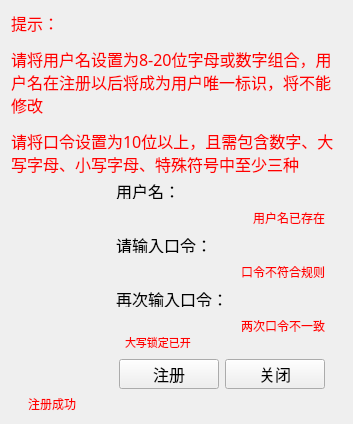
<?xml version="1.0" encoding="UTF-8"?>
<ui version="4.0">
 <class>UserRegisterWidget</class>
 <widget class="QWidget" name="UserRegisterWidget">
  <property name="geometry">
   <rect>
    <x>0</x>
    <y>0</y>
    <width>353</width>
    <height>424</height>
   </rect>
  </property>
  <property name="windowTitle">
   <string>UserRegisterWidget</string>
  </property>
  <layout class="QHBoxLayout" name="horizontalLayout">
   <item>
    <layout class="QVBoxLayout" name="verticalLayout_3">
     <item>
      <spacer name="verticalSpacer_4">
       <property name="orientation">
        <enum>Qt::Vertical</enum>
       </property>
       <property name="sizeHint" stdset="0">
        <size>
         <width>20</width>
         <height>40</height>
        </size>
       </property>
      </spacer>
     </item>
     <item>
      <layout class="QHBoxLayout" name="horizontalLayout_8">
       <item>
        <layout class="QVBoxLayout" name="verticalLayout_5">
         <item>
          <widget class="QLabel" name="label_2">
           <property name="font">
            <font>
             <family>楷体</family>
             <pointsize>12</pointsize>
            </font>
           </property>
           <property name="text">
            <string>&lt;html&gt;&lt;head/&gt;&lt;body&gt;&lt;p&gt;&lt;span style=&quot; color:#ff0000;&quot;&gt;提示：&lt;/span&gt;&lt;/p&gt;&lt;p&gt;&lt;span style=&quot; color:#ff0000;&quot;&gt;请将用户名设置为8-20位字母或数字组合，用户名在注册以后将成为用户唯一标识，将不能修改&lt;/span&gt;&lt;/p&gt;&lt;p&gt;&lt;span style=&quot; color:#ff0000;&quot;&gt;请将口令设置为10位以上，且需包含数字、大写字母、小写字母、特殊符号中至少三种&lt;/span&gt;&lt;/p&gt;&lt;/body&gt;&lt;/html&gt;</string>
           </property>
           <property name="wordWrap">
            <bool>true</bool>
           </property>
          </widget>
         </item>
        </layout>
       </item>
      </layout>
     </item>
     <item>
      <layout class="QHBoxLayout" name="horizontalLayout_10"/>
     </item>
     <item>
      <spacer name="verticalSpacer_3">
       <property name="orientation">
        <enum>Qt::Vertical</enum>
       </property>
       <property name="sizeHint" stdset="0">
        <size>
         <width>20</width>
         <height>40</height>
        </size>
       </property>
      </spacer>
     </item>
     <item>
      <layout class="QHBoxLayout" name="horizontalLayout_7">
       <item>
        <spacer name="horizontalSpacer_2">
         <property name="orientation">
          <enum>Qt::Horizontal</enum>
         </property>
         <property name="sizeHint" stdset="0">
          <size>
           <width>40</width>
           <height>20</height>
          </size>
         </property>
        </spacer>
       </item>
       <item>
        <layout class="QVBoxLayout" name="verticalLayout_2">
         <item>
          <layout class="QVBoxLayout" name="verticalLayout">
           <property name="spacing">
            <number>0</number>
           </property>
           <item>
            <layout class="QVBoxLayout" name="verticalLayout_6">
             <property name="spacing">
              <number>10</number>
             </property>
             <item>
              <layout class="QHBoxLayout" name="horizontalLayout_2">
               <item>
                <widget class="QLabel" name="label_3">
                 <property name="minimumSize">
                  <size>
                   <width>120</width>
                   <height>0</height>
                  </size>
                 </property>
                 <property name="maximumSize">
                  <size>
                   <width>72</width>
                   <height>16777215</height>
                  </size>
                 </property>
                 <property name="font">
                  <font>
                   <family>楷体</family>
                   <pointsize>12</pointsize>
                  </font>
                 </property>
                 <property name="text">
                  <string>用户名：</string>
                 </property>
                </widget>
               </item>
               <item>
                <layout class="QHBoxLayout" name="username_lineEdit_again_horizontalLayout"/>
               </item>
              </layout>
             </item>
             <item>
              <layout class="QHBoxLayout" name="horizontalLayout_12">
               <item>
                <spacer name="horizontalSpacer_6">
                 <property name="orientation">
                  <enum>Qt::Horizontal</enum>
                 </property>
                 <property name="sizeHint" stdset="0">
                  <size>
                   <width>120</width>
                   <height>20</height>
                  </size>
                 </property>
                </spacer>
               </item>
               <item>
                <widget class="QLabel" name="username_notice_label">
                 <property name="text">
                  <string>&lt;html&gt;&lt;head/&gt;&lt;body&gt;&lt;p&gt;&lt;span style=&quot; color:#ff0000;&quot;&gt;用户名已存在&lt;/span&gt;&lt;/p&gt;&lt;/body&gt;&lt;/html&gt;</string>
                 </property>
                </widget>
               </item>
              </layout>
             </item>
             <item>
              <layout class="QHBoxLayout" name="horizontalLayout_4">
               <item>
                <widget class="QLabel" name="label_7">
                 <property name="minimumSize">
                  <size>
                   <width>120</width>
                   <height>0</height>
                  </size>
                 </property>
                 <property name="maximumSize">
                  <size>
                   <width>120</width>
                   <height>16777215</height>
                  </size>
                 </property>
                 <property name="font">
                  <font>
                   <family>楷体</family>
                   <pointsize>12</pointsize>
                  </font>
                 </property>
                 <property name="text">
                  <string>请输入口令：</string>
                 </property>
                </widget>
               </item>
               <item>
                <layout class="QHBoxLayout" name="password1_lineEdit_horizontalLayout"/>
               </item>
              </layout>
             </item>
             <item>
              <layout class="QHBoxLayout" name="horizontalLayout_13">
               <item>
                <spacer name="horizontalSpacer_7">
                 <property name="orientation">
                  <enum>Qt::Horizontal</enum>
                 </property>
                 <property name="sizeHint" stdset="0">
                  <size>
                   <width>120</width>
                   <height>20</height>
                  </size>
                 </property>
                </spacer>
               </item>
               <item>
                <widget class="QLabel" name="password1_notice_label">
                 <property name="text">
                  <string>&lt;html&gt;&lt;head/&gt;&lt;body&gt;&lt;p&gt;&lt;span style=&quot; color:#ff0000;&quot;&gt;口令不符合规则&lt;/span&gt;&lt;/p&gt;&lt;/body&gt;&lt;/html&gt;</string>
                 </property>
                </widget>
               </item>
              </layout>
             </item>
             <item>
              <layout class="QHBoxLayout" name="horizontalLayout_5">
               <item>
                <widget class="QLabel" name="label_5">
                 <property name="minimumSize">
                  <size>
                   <width>120</width>
                   <height>0</height>
                  </size>
                 </property>
                 <property name="maximumSize">
                  <size>
                   <width>120</width>
                   <height>16777215</height>
                  </size>
                 </property>
                 <property name="font">
                  <font>
                   <family>楷体</family>
                   <pointsize>12</pointsize>
                  </font>
                 </property>
                 <property name="text">
                  <string>再次输入口令：</string>
                 </property>
                </widget>
               </item>
               <item>
                <layout class="QHBoxLayout" name="password2_lineEdit_horizontalLayout"/>
               </item>
              </layout>
             </item>
             <item>
              <layout class="QHBoxLayout" name="horizontalLayout_14">
               <item>
                <spacer name="horizontalSpacer_8">
                 <property name="orientation">
                  <enum>Qt::Horizontal</enum>
                 </property>
                 <property name="sizeHint" stdset="0">
                  <size>
                   <width>120</width>
                   <height>20</height>
                  </size>
                 </property>
                </spacer>
               </item>
               <item>
                <widget class="QLabel" name="password2_notice_label">
                 <property name="text">
                  <string>&lt;html&gt;&lt;head/&gt;&lt;body&gt;&lt;p&gt;&lt;span style=&quot; color:#ff0000;&quot;&gt;两次口令不一致&lt;/span&gt;&lt;/p&gt;&lt;/body&gt;&lt;/html&gt;</string>
                 </property>
                </widget>
               </item>
              </layout>
             </item>
            </layout>
           </item>
           <item>
            <layout class="QHBoxLayout" name="horizontalLayout_11">
             <item>
              <spacer name="horizontalSpacer_5">
               <property name="orientation">
                <enum>Qt::Horizontal</enum>
               </property>
               <property name="sizeHint" stdset="0">
                <size>
                 <width>120</width>
                 <height>20</height>
                </size>
               </property>
              </spacer>
             </item>
             <item>
              <widget class="QLabel" name="caps_notice_label">
               <property name="minimumSize">
                <size>
                 <width>200</width>
                 <height>0</height>
                </size>
               </property>
               <property name="text">
                <string>&lt;html&gt;&lt;head/&gt;&lt;body&gt;&lt;p&gt;&lt;span style=&quot; font-size:8pt; color:#ff0000;&quot;&gt;大写锁定已开&lt;/span&gt;&lt;/p&gt;&lt;/body&gt;&lt;/html&gt;</string>
               </property>
              </widget>
             </item>
            </layout>
           </item>
          </layout>
         </item>
         <item>
          <spacer name="verticalSpacer">
           <property name="orientation">
            <enum>Qt::Vertical</enum>
           </property>
           <property name="sizeHint" stdset="0">
            <size>
             <width>20</width>
             <height>40</height>
            </size>
           </property>
          </spacer>
         </item>
         <item>
          <layout class="QHBoxLayout" name="horizontalLayout_6">
           <item>
            <spacer name="horizontalSpacer">
             <property name="orientation">
              <enum>Qt::Horizontal</enum>
             </property>
             <property name="sizeHint" stdset="0">
              <size>
               <width>40</width>
               <height>20</height>
              </size>
             </property>
            </spacer>
           </item>
           <item>
            <widget class="QPushButton" name="register_pushButton">
             <property name="minimumSize">
              <size>
               <width>100</width>
               <height>30</height>
              </size>
             </property>
             <property name="font">
              <font>
               <family>楷体</family>
               <pointsize>12</pointsize>
              </font>
             </property>
             <property name="text">
              <string>注册</string>
             </property>
            </widget>
           </item>
           <item>
            <widget class="QPushButton" name="close_pushButton">
             <property name="minimumSize">
              <size>
               <width>100</width>
               <height>30</height>
              </size>
             </property>
             <property name="font">
              <font>
               <family>楷体</family>
               <pointsize>12</pointsize>
              </font>
             </property>
             <property name="text">
              <string>关闭</string>
             </property>
            </widget>
           </item>
          </layout>
         </item>
         <item>
          <widget class="QLabel" name="registerresult_label">
           <property name="text">
            <string>&lt;html&gt;&lt;head/&gt;&lt;body&gt;&lt;p&gt;&lt;span style=&quot; color:#ff0000;&quot;&gt;注册成功&lt;/span&gt;&lt;/p&gt;&lt;/body&gt;&lt;/html&gt;</string>
           </property>
          </widget>
         </item>
        </layout>
       </item>
       <item>
        <spacer name="horizontalSpacer_3">
         <property name="orientation">
          <enum>Qt::Horizontal</enum>
         </property>
         <property name="sizeHint" stdset="0">
          <size>
           <width>40</width>
           <height>20</height>
          </size>
         </property>
        </spacer>
       </item>
      </layout>
     </item>
     <item>
      <spacer name="verticalSpacer_2">
       <property name="orientation">
        <enum>Qt::Vertical</enum>
       </property>
       <property name="sizeHint" stdset="0">
        <size>
         <width>20</width>
         <height>40</height>
        </size>
       </property>
      </spacer>
     </item>
    </layout>
   </item>
  </layout>
 </widget>
 <layoutdefault spacing="6" margin="11"/>
 <resources/>
 <connections/>
</ui>
